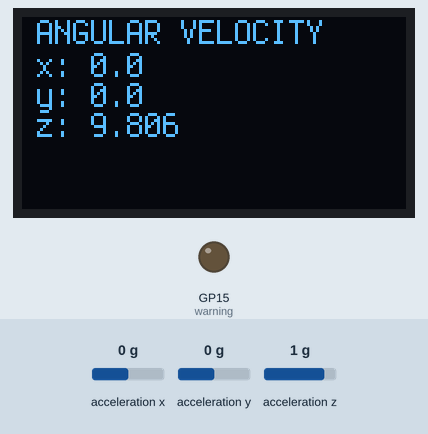
Recording of a program running on a simulated Raspberry Pi Pico running CircuitPython. On the bench: 128×64 one-colour display, output pins drawn as LEDs (lit = HIGH). Inputs (shaded band) come from the test bench; at power-on: acceleration x 0 g, acceleration y 0 g, acceleration z 1 g. What the program prints to the serial console is not drawn.

Above: at 1.2 s.
1.3 s: acceleration x set to -0.8 g
At 3.2 s:
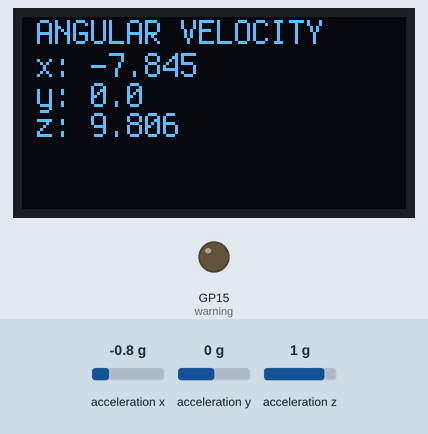
3.5 s: acceleration x set to -1.1 g
At 5.1 s:
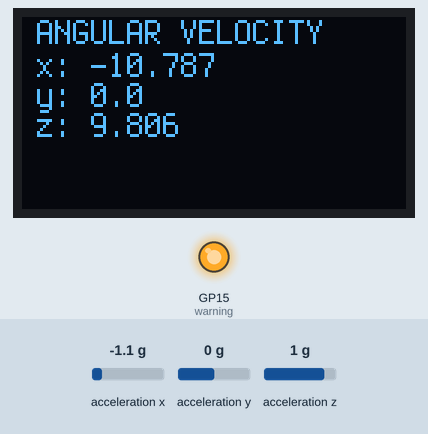
5.5 s: acceleration y set to -1.4 g
At 6.9 s:
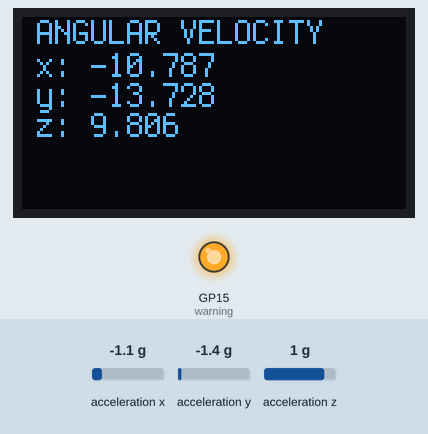
7.5 s: acceleration z set to -1.4 g
At 8.7 s:
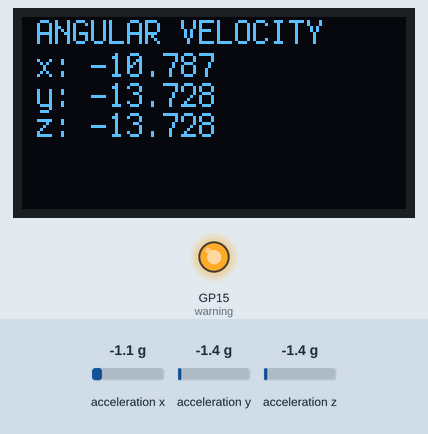
9.5 s: acceleration y set to -0.8 g
At 10.6 s:
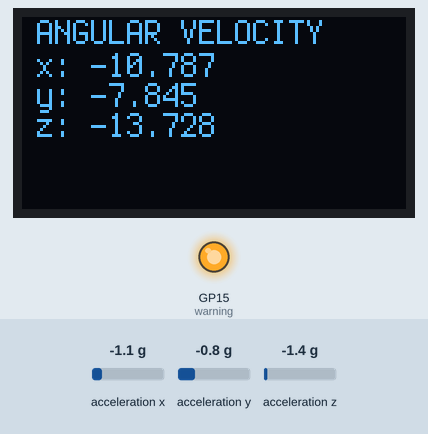
Timing chart, 0 to 12.5 s (numbered marks = the images above; inputs shaded):
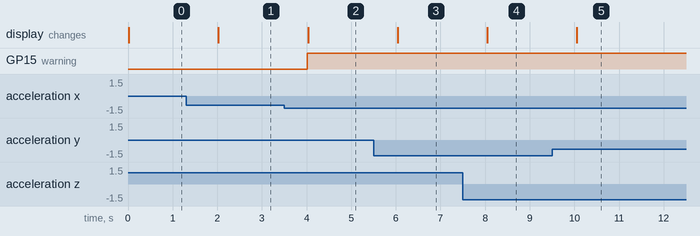

The program:

crash_avoidance_part_three.py
```python
#type:ignore
import board
import adafruit_mpu6050
import busio
import time
import digitalio
from adafruit_display_text import label
import adafruit_displayio_ssd1306
import terminalio
import displayio
displayio.release_displays() #set up for OLED screen

warning = digitalio.DigitalInOut(board.GP15) #sets pin for warning LED
warning.direction = digitalio.Direction.OUTPUT
sda_pin = board.GP16 #sets pin for sda
scl_pin = board.GP17 #sets pin for scl
i2c = busio.I2C(scl_pin, sda_pin) #sets i2c

display_bus = displayio.I2CDisplay(i2c, device_address = 0x3d, reset = board.GP2) #sets up OLED screen
display = adafruit_displayio_ssd1306.SSD1306(display_bus, width=128, height=64) #sets up OLED screen
mpu = adafruit_mpu6050.MPU6050(i2c, address = 0x68)#initiates accelerometer


print("code running!") #visual confirmation that code is running!

while True:
    splash = displayio.Group() #creates display group

    title = "ANGULAR VELOCITY" #adds title block to display group
    text_area = label.Label(terminalio.FONT, text = title, color = 0xFFFF00, x = 5, y= 5) #sets font, text, color, and location
    splash.append(text_area) #adds to splash

    x_val = f"x: {round(mpu.acceleration[0], 3)}" #adds x value text block to display group and rounds it to 3 decimal places
    text_area = label.Label(terminalio.FONT, text = x_val, color = 0xFFFF00, x = 5, y = 16) #sets font, text, color, and location
    splash.append(text_area) #adds to splash

    y_val = f"y: {round(mpu.acceleration[1], 3)}" #adds y value text block to display group and rounds it to 3 decimal places
    text_area = label.Label(terminalio.FONT, text = y_val, color = 0xFFFF00, x = 5, y= 26) #sets font, text, color, and poition
    splash.append(text_area) #adds to splash

    z_val = f"z: {round(mpu.acceleration[2], 3)}" #adds z value text block to display group and rounds it to 3 decimal places
    text_area = label.Label(terminalio.FONT, text = z_val, color = 0xFFFF00, x = 5, y= 36) #sets font, text, color, and position
    splash.append(text_area) #adds to splash

    display.show(splash) #sends display group to OLED screen
    print(mpu.acceleration) #print values of acceleration
    time.sleep(1) #wait one second

    if mpu.acceleration[0] < -9 or mpu.acceleration[0] > 9: #only do this if the x-value is >9 or <-9
         warning.value = True #turn warning LED on
    elif mpu.acceleration[1] < -9 or mpu.acceleration[1] > 9: #only do this if the y-value is >9 or <-9
         warning.value = True #turn warning LED on
    else:
        warning.value = False #turn warning LED off
```

Measured:
- the behaviour switches between -0.9 and -1 g on acceleration x (found by bisection; images 1 and 2)
- after the input at 1.3 s, the display: changes after 0.73 s (image 1)
- after the input at 3.5 s, GP15 (warning): LOW → HIGH after 0.52 s; the display: changes after 0.53 s (image 2)
- after the input at 5.5 s, the display: changes after 0.54 s (image 3)
- after the input at 7.5 s, the display: changes after 0.55 s (image 4)
- after the input at 9.5 s, the display: changes after 0.56 s (image 5)
